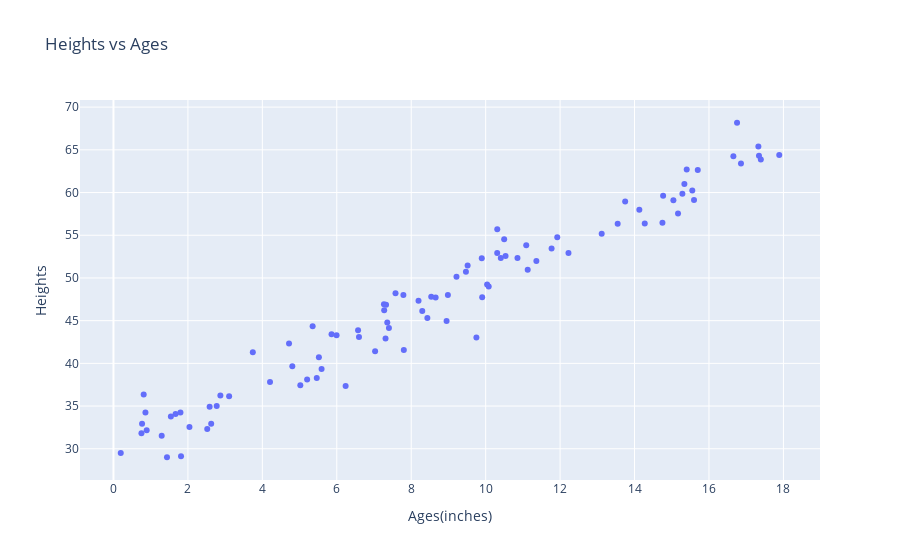

The code cell stored with this chart in its notebook:
### Code cell
fig = px.scatter(x=ages, y=heights, title='Heights vs Ages', labels={'x': 'Ages(inches)',
                                                                    'y': 'Heights'})
fig.show()
